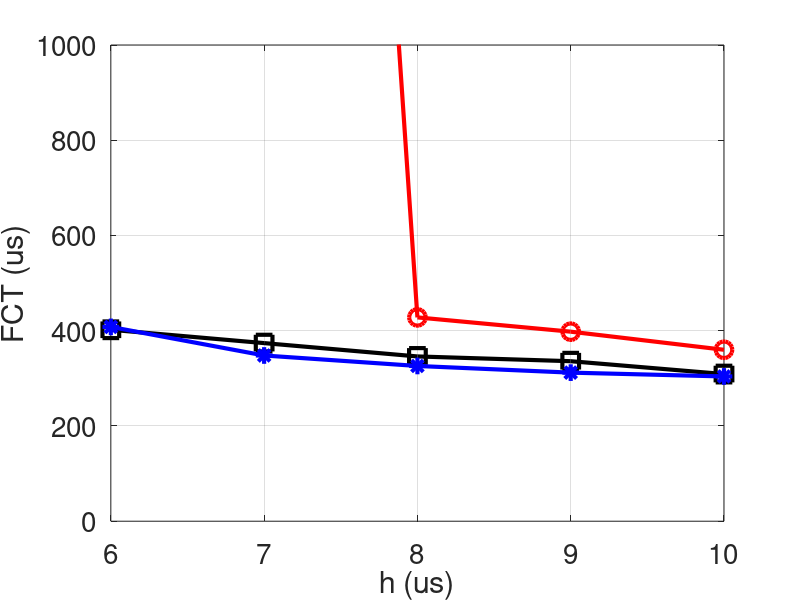

The MATLAB script that drew this image:
clear
clc

x=[
6,
7,
8,
9,
10
];

p_5=[
5165
5147
428
398
360
];

p_10=[
402
374
346
336
309
];

p_15=[
408
348
326
312
304
];

figure(1);
width=900;
height=480;
left=100;
bottem=0;

plot(x, p_5,'-ro','LineWidth',3,...
    'MarkerSize',12);
hold on;
plot(x, p_10,'-ks','LineWidth',3,...
    'MarkerSize',12);
hold on;
plot(x, p_15,'-b*','LineWidth',3,...
    'MarkerSize',12);
hold on;


xlabel('h (us)','FontSize', 20)
ylabel('FCT (us)','FontSize', 20);
set(gca, 'FontSize', 20); % set font size of tick labels
%h=legend('Pmax=5%','Pmax=10%','Pmax=15%',20,'Location', 'SouthWest');
%set(h,'FontSize',20,'LineWidth',1,'Box','off');
axis([6,10,0,1000]);
grid on;
hold off;